Frame 1 (no input): blank canvas, image omitted
Frame 60 (no input): blank canvas, image omitted
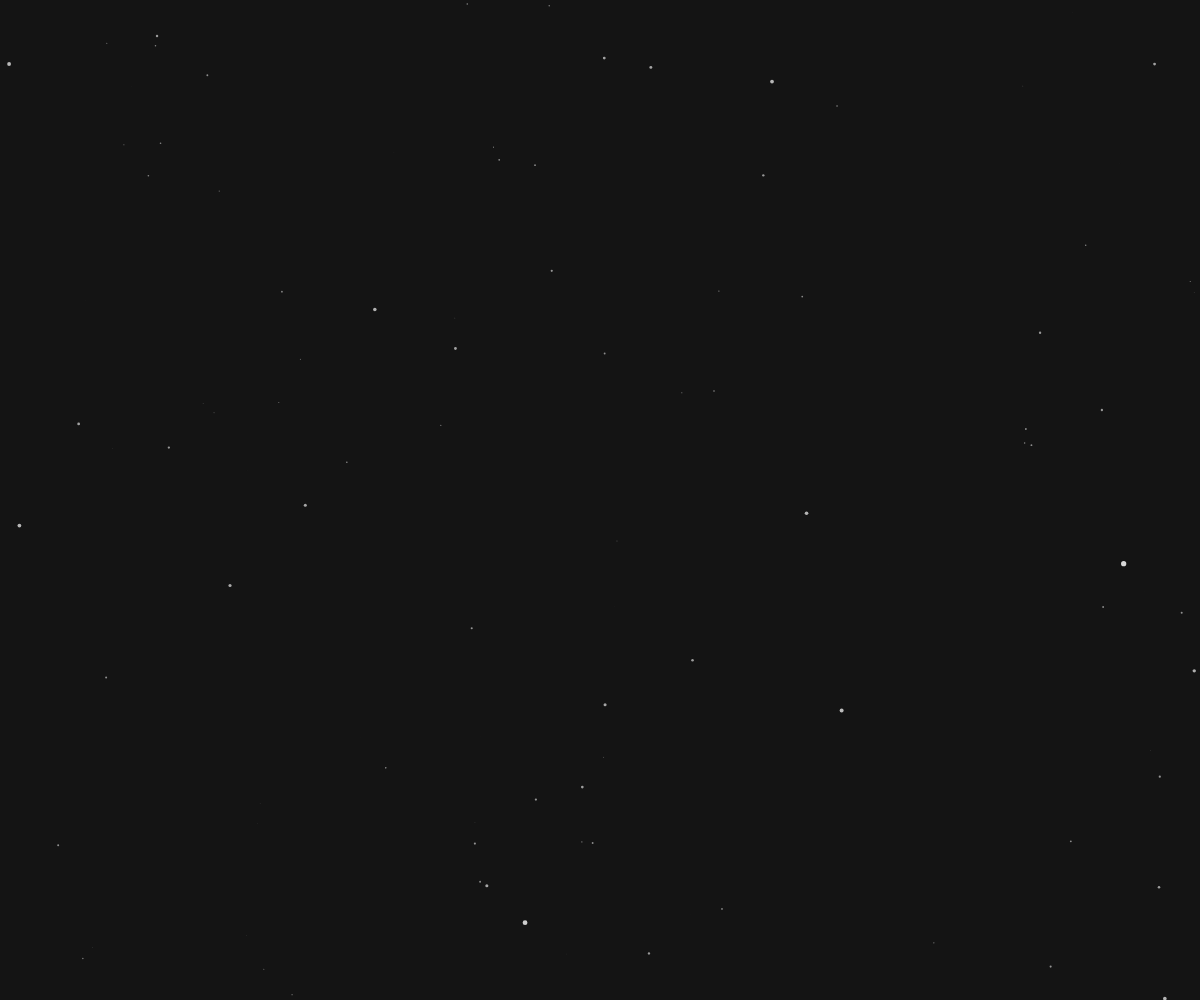
Frame 120 (the mouse pressed at the canvas centre since frame 60)

The p5.js sketch whose frames 1 and 60 were blank and that drew this single picture after the mouse press (run headless with seeded random() and noise() and a simulated clock; from frame 60 on, the mouse is pressed at the canvas centre):

// p5.js sketch
// ── sketch.js
var stars = [];
var speed;

function windowResized (){
   resizeCanvas(windowWidth,windowHeight);
   background(20, 20, 20);
}

function setup() {
   createCanvas(windowWidth, windowHeight);
   for (var i = 0; i < 1000; i++) {
      stars[i] = new Star();
   }
}

function draw() {
   background(20, 20, 20);

   var d = dist(mouseX, mouseY, width/2, height/2);
   var dMax = dist(0, 0, width/2, height/2);
   speed = map(d, dMax, 0, 0, 20);
   translate(width/2, height/2);
   for (var i = 0; i < stars.length; i++) {
      stars[i].update();
      stars[i].show();
   }
}

// ── star.js
class Star {
   constructor() {
      this.x = random(-width, width);
      this.y = random(-height, height);
      this.z = random(width);
   }

   update() {
      this.z -= speed;
      if(this.z < 1) {
         this.x = random(-width, width);
         this.y = random(-height, height);
         this.z = width;
      }
   }

   show() {
      fill(map(this.z, 0, width, 255, 100));
      noStroke();

      var sx = map(this.x / this.z, 0, 1, 0, width);
      var sy = map(this.y / this.z, 0, 1, 0, height);

      var r = map(this.z,0,width,7,0);
      ellipse(sx, sy, r, r);
   }
}
